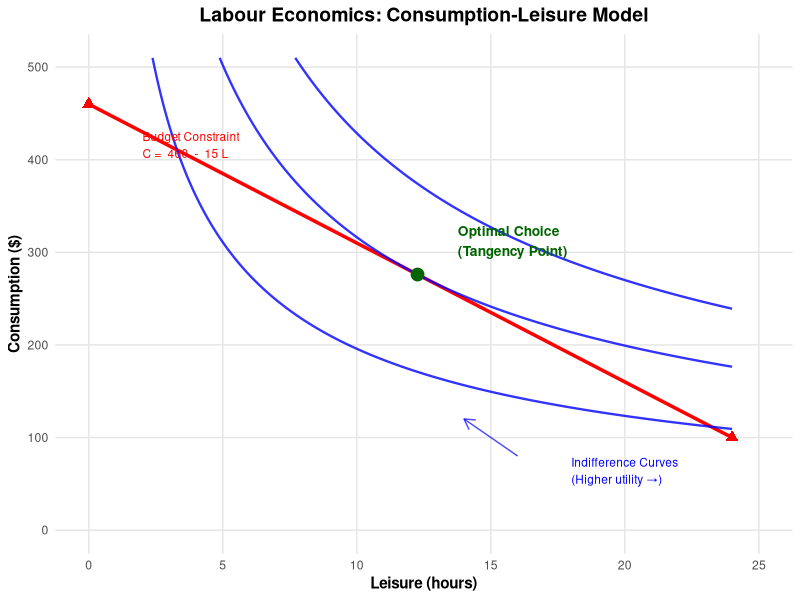

This chart was generated by the following R code:
# Labor Economics: Consumption-Leisure Trade-off Graph

library(ggplot2)
library(dplyr)
library(purrr)

# Parameters
total_time <- 24  # Total time available (hours)
wage_rate <- 15   # Hourly wage rate
non_labor_income <- 100  # Non-labor income (e.g., benefits, transfers)

# Budget constraint: C = wL + Y, where L = total_time - leisure
# Rearranged: C = w(total_time - leisure) + Y = w*total_time + Y - w*leisure
max_consumption <- wage_rate * total_time + non_labor_income
slope_budget <- -wage_rate

# Create data for budget constraint
leisure <- seq(0, total_time, 0.001)
consumption_budget <- max_consumption + slope_budget * leisure

budget_data <- data.frame(
  leisure = leisure,
  consumption = consumption_budget
) %>%
  filter(consumption >= 0)  # Only positive consumption

# Utility function parameters (Cobb-Douglas: U = C^α * L^β)
alpha <- 0.6  # Weight on consumption
beta <- 0.4   # Weight on leisure

# Create indifference curves
create_indifference_curve <- function(utility_level, alpha, beta, leisure_range) {
  leisure_vals <- seq(0.5, max(leisure_range), 0.001)
  # From U = C^α * L^β, we get C = (U / L^β)^(1/α)
  consumption_vals <- (utility_level / (leisure_vals^beta))^(1/alpha)
  
  data.frame(
    leisure = leisure_vals,
    consumption = consumption_vals,
    utility = utility_level
  ) %>%
    filter(consumption > 0, consumption < max_consumption * 1.2)
}

# Find optimal point (tangency condition)
# At optimum: MRS = wage rate
# MRS = (∂U/∂L)/(∂U/∂C) = (β*C)/(α*L) = wage_rate
# Combined with budget constraint: C = w*(total_time - L) + Y
# Solving: optimal_leisure = (β*(w*total_time + Y))/(α*w + β*w)
optimal_leisure <- (beta * max_consumption) / (wage_rate * (alpha + beta))
optimal_consumption <- max_consumption + slope_budget * optimal_leisure
optimal_utility <- (optimal_consumption^alpha) * (optimal_leisure^beta)

# Create indifference curves
utility_levels <- c(optimal_utility * 0.75, optimal_utility, optimal_utility * 1.2)
indiff_curves <- map_dfr(utility_levels, ~create_indifference_curve(.x, alpha, beta, leisure))

# Create the plot
p <- ggplot() +
  # Custom axes with large arrows
  geom_segment(aes(x = 0, y = 0, xend = total_time + 2, yend = 0), 
               arrow = arrow(length = unit(0.5, "cm"), type = "closed"), 
               color = "black", linewidth = 1.2) +
  geom_segment(aes(x = 0, y = 0, xend = 0, yend = max_consumption + 60), 
               arrow = arrow(length = unit(0.5, "cm"), type = "closed"), 
               color = "black", linewidth = 1.2) +
  # Budget constraint
  geom_line(data = budget_data, aes(x = leisure, y = consumption), 
            color = "red", linewidth = 1.2, linetype = "solid") +
  
  # Indifference curves
  geom_line(data = indiff_curves, aes(x = leisure, y = consumption, group = utility), 
            color = "blue", linewidth = 0.8, alpha = 0.8) +
  
  # Optimal point
  geom_point(aes(x = optimal_leisure, y = optimal_consumption), 
             color = "darkgreen", size = 4, shape = 19) +
  
  # Axis labels (X and Y)
  annotate("text", x = total_time + 1.5, y = -20, label = "X", 
           size = 8, fontface = "bold", color = "black") +
  annotate("text", x = -1.5, y = max_consumption + 45, label = "Y", 
           size = 8, fontface = "bold", color = "black") +
  
  # Axes intercepts points
  geom_point(aes(x = 0, y = max_consumption), color = "red", size = 3, shape = 17) +
  geom_point(aes(x = total_time, y = non_labor_income), color = "red", size = 3, shape = 17) +
  
  # Labels and annotations
  annotate("text", x = optimal_leisure + 1.5, y = optimal_consumption + 20, 
           label = "Optimal Choice\n(Tangency Point)", 
           hjust = 0, vjust = 0, size = 3.5, color = "darkgreen", fontface = "bold") +
  
  annotate("text", x = 2, y = max_consumption - 30, 
           label = paste("Budget Constraint\nC = ", max_consumption, " - ", wage_rate, "L"), 
           hjust = 0, vjust = 1, size = 3, color = "red") +
  
  annotate("text", x = 18, y = 50, 
           label = "Indifference Curves\n(Higher utility →)", 
           hjust = 0, vjust = 0, size = 3, color = "blue") +
  
  # annotate("text", x = 1, y = max_consumption + 10, 
  #          label = paste("Max consumption\n(", max_consumption, ")"), 
  #          hjust = 0, vjust = 0, size = 2.5, color = "red") +
  # 
  # annotate("text", x = total_time - 1, y = non_labor_income + 15, 
  #          label = paste("Pure leisure\n(", non_labor_income, ")"), 
  #          hjust = 1, vjust = 0, size = 2.5, color = "red") +
  # 
  # Arrow pointing to higher utility
  annotate("segment", x = 16, y = 80, xend = 14, yend = 120, 
           arrow = arrow(length = unit(0.3, "cm")), color = "blue", alpha = 0.7) +
  
  # Formatting
  labs(
    title = "Labour Economics: Consumption-Leisure Model",
    # subtitle = paste("Wage rate = $", wage_rate, "/hour, Non-labor income = $", non_labor_income),
    x = "Leisure (hours)",
    y = "Consumption ($)",
    # caption = "The optimal choice occurs where the indifference curve is tangent to the budget constraint"
  ) +
  
  theme_minimal() +
  theme(
    plot.title = element_text(size = 14, face = "bold", hjust = 0.5),
    plot.subtitle = element_text(size = 11, hjust = 0.5),
    axis.title = element_text(size = 11, face = "bold"),
    panel.grid.minor = element_blank(),
    panel.grid.major = element_line(color = "grey90", linewidth = 0.5)
  ) +
  
  xlim(0, total_time + 1) +
  ylim(0, max_consumption + 50)

# Display the plot
print(p)

# Print optimal values
cat("\n=== OPTIMAL SOLUTION ===\n")
cat("Optimal leisure hours:", round(optimal_leisure, 2), "\n")
cat("Optimal labor hours:", round(total_time - optimal_leisure, 2), "\n")
cat("Optimal consumption: $", round(optimal_consumption, 2), "\n")
cat("Labor income: $", round(wage_rate * (total_time - optimal_leisure), 2), "\n")
cat("Total income: $", round(wage_rate * (total_time - optimal_leisure) + non_labor_income, 2), "\n")
cat("Utility level:", round(optimal_utility, 2), "\n")

# Additional analysis: Effect of wage changes
cat("\n=== SENSITIVITY ANALYSIS ===\n")
wage_rates <- c(10, 15, 20, 25)
for(w in wage_rates) {
  max_c <- w * total_time + non_labor_income
  opt_l <- (beta * max_c) / (w * (alpha + beta))
  opt_c <- max_c - w * opt_l
  cat("Wage $", w, ": Leisure =", round(opt_l, 2), 
      "hrs, Labor =", round(total_time - opt_l, 2), 
      "hrs, Consumption = $", round(opt_c, 2), "\n")
}